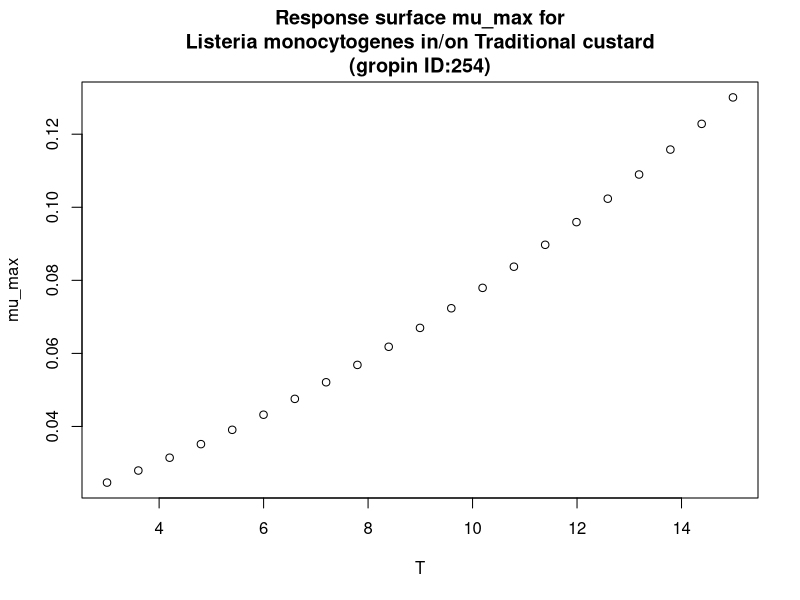

Write R code to recreate this figure.
#############################
# start of Parameter script
#############################
T <- seq(3.003,14.985014985015,length.out=21)
#############################
# end of Parameter script
#############################
############################# 
# start of Model script Gropin ID 254 
#############################
 
# constant coefficients for this model
a <- 0.017
Tmin <- -6.23
 
variables <- data.frame(T)
argumentsPar <- expand.grid(variables)
 
# heart of the model
response_surface <- function(T) {
   mumax <-(a*(T-Tmin))^2

return(mumax=mumax)
} 

# output parameters
mumax <- cbind(argumentsPar,response_surface(argumentsPar['T']))
colnames(mumax) <- c(colnames(argumentsPar),'mumax')
#############################
# End of Model script
#############################
############################# 
# start of Visualisation script Gropin ID 254 
#############################
plot(T,mumax$mumax,
                          xlab='T',
                          ylab='mu_max',main='Response surface mu_max for
Listeria monocytogenes in/on Traditional custard
(gropin ID:254)')
#############################
# End of Visualisation script
#############################
